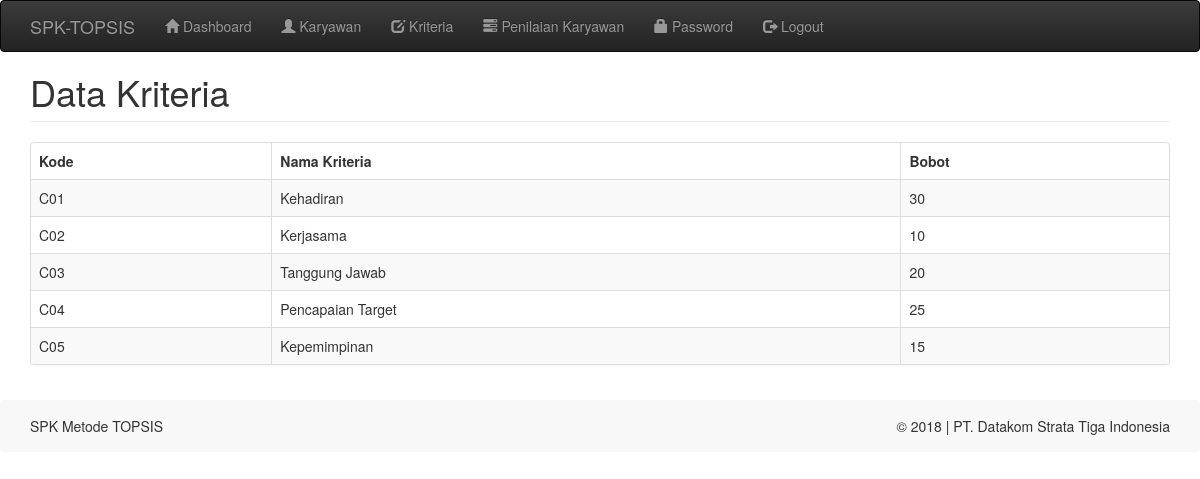
Page /index.php?m=kriteria (signed in) on the committed database.
### tables this page shows
CREATE TABLE `tb_kriteria` (
  `kode_kriteria` varchar(16) NOT NULL,
  `nama_kriteria` varchar(255) NOT NULL,
  `attribut` varchar(80) NOT NULL,
  `bobot` int(3) NOT NULL
);

### config.php (called while the page is built)
<?php
$config["server"]='localhost';
$config["username"]='root';
$config["password"]='';
$config["database_name"]='db_spk_topsis';

### includes/ez_sql_core.php (called while the page is built, shortened)
<?php
	class ezSQLcore
	{
		var $timers           = array();
		function get_host_port( $host, $default = false )
		{
			$port = $default;
			return array( $host, $port );
		}
		function flush()
		{
			$this->last_result = array();
		}
		function get_results($query=null, $output = OBJECT)
		{
			if ( $query )
			{
				$this->query($query);
			}
			if ( $output == OBJECT )
			{
				return $this->last_result;
			}
		}
		function timer_get_cur()
		{
			list($usec, $sec) = explode(" ",microtime());
			return ((float)$usec + (float)$sec);
		}
		function timer_start($timer_name)
		{
			$this->timers[$timer_name] = $this->timer_get_cur();
		}
		function timer_elapsed($timer_name)
		{
			return round($this->timer_get_cur() - $this->timers[$timer_name],2);
		}
	}

### functions.php (called while the page is built, shortened)
<?php
include'config.php';
include'includes/ez_sql_core.php';
include'includes/ez_sql_mysqli.php';
$db = new ezSQL_mysqli($config[username], $config[password], $config[database_name], $config[server]);
include'includes/general.php';

### includes/general.php (called while the page is built, shortened)
<?php
function esc_field($str){
    if (!get_magic_quotes_gpc())
        return addslashes($str);
    else
        return $str;
}

### includes/ez_sql_mysqli.php (called while the page is built, shortened)
<?php
	$ezsql_mysqli_str = array
	(
		1 => 'Require $dbuser and $dbpassword to connect to a database server',
		2 => 'Error establishing mySQLi database connection. Correct user/password? Correct hostname? Database server running?',
		3 => 'Require $dbname to select a database',
		4 => 'mySQLi database connection is not active',
		5 => 'Unexpected error while trying to select database'
	);
	class ezSQL_mysqli extends ezSQLcore
	{
		function connect($dbuser='', $dbpassword='', $dbhost='localhost', $dbport=false)
		{
			global $ezsql_mysqli_str; $return_val = false;
			if ( ! $dbuser )
			{
				$this->register_error($ezsql_mysqli_str[1].' in '.__FILE__.' on line '.__LINE__);
				$this->show_errors ? trigger_error($ezsql_mysqli_str[1],E_USER_WARNING) : null;
			}
			else
			{
				$this->dbh = new mysqli($dbhost,$dbuser,$dbpassword, '', $dbport);
				if( $this->dbh->connect_errno )
				{
					$this->register_error($ezsql_mysqli_str[2].' in '.__FILE__.' on line '.__LINE__);
					$this->show_errors ? trigger_error($ezsql_mysqli_str[2],E_USER_WARNING) : null;
				}
				else
				{
					$return_val = true;
				}
			}
			return $return_val;
		}
		function query($query)
		{
			$return_val = 0;
			$query = trim($query);
			$this->result = @$this->dbh->query($query);
			if ( preg_match("/^(insert|delete|update|replace|truncate|drop|create|alter|begin|commit|rollback|set|lock|unlock|call)/i",$query) )
			{
				$is_insert = true;
				$this->rows_affected = @$this->dbh->affected_rows;
				if ( preg_match("/^(insert|replace)\s+/i",$query) )
				{
					$this->insert_id = @$this->dbh->insert_id;
				}
				$return_val = $this->rows_affected;
			}
			else
			{
				$is_insert = false;
				$i=0;
				$num_rows=0;
				while ( $row = @$this->result->fetch_object() )
				{
					$num_rows++;
				}
				$this->num_rows = $num_rows;
				$return_val = $this->num_rows;
			}
			return $return_val;
		}
	}

### kriteria.php (the view, shortened to what this page needs)
<div class="page-header">
    <h1>Data Kriteria</h1>
</div>
<div class="panel panel-default">
    <div class="table-responsive">
        <table class="table table-bordered table-hover table-striped">
        <thead>
            <tr>
                <th>Kode</th>
                <th>Nama Kriteria</th>
                <th>Bobot</th>
            </tr>
        </thead>
        <?php
        $q = esc_field($_GET['q']);
        $rows = $db->get_results("SELECT * FROM tb_kriteria WHERE nama_kriteria LIKE '%$q%' ORDER BY kode_kriteria");
        foreach($rows as $row):?>
        <?php
        $bold = '';
        ?>
        <tr style="<?= $bold;?>">
            <td><?=$row->kode_kriteria?></td>
            <td><?=$row->nama_kriteria?></td>
            <td><?=$row->bobot?></td>
        </tr>
        <?php
        endforeach;?>
        </table>
        <?php include "includes/footer.php"; ?>

### assets/css/general.css (style rules this page uses)
html { position: relative; min-height: 100%; }
body { margin-bottom: 500px; }
.page-header { margin-top: 0; padding-bottom: 0; }
.page-header h1 { margin-top: 0; }

### rows in the picture
tb_kriteria: kode_kriteria "C01", nama_kriteria "Kehadiran", bobot "30"
tb_kriteria: kode_kriteria "C02", nama_kriteria "Kerjasama", bobot "10"
tb_kriteria: kode_kriteria "C03", nama_kriteria "Tanggung Jawab", bobot "20"
tb_kriteria: kode_kriteria "C04", nama_kriteria "Pencapaian Target", bobot "25"
tb_kriteria: kode_kriteria "C05", nama_kriteria "Kepemimpinan", bobot "15"
